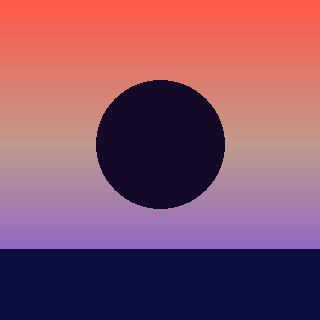
#> input picture beta/apc-colour-lab/docs/media/example_sleeve.png, 320 x 320 px
$ python theme_from_image.py ../docs/media/example_sleeve.png
#> lines starting #> are read from the running program, lines starting #| are printed output that depends on the picture
### beta/apc-colour-lab/apc_lab/engine.py
#!/usr/bin/env python3
# -*- coding: utf-8 -*-
"""
engine.py - the colour lab's brain, with no I/O in it.

  Surface   what the APC40 mkII's pads would show for a stream of MIDI messages
            (the emulation the HTML demo draws, and the oracle the tests use).
  Router    sits between the controller and Resolume. It forwards every press
            untouched, re-colours Resolume's LED feedback through a theme, fills
            the pads Resolume leaves dark with an ambient animation, and answers
            each press with a touch effect. Everything it outputs is plain MIDI
            messages, so the same stream drives the demo and (through live.py)
            real hardware.

Everything here is a pure function of (messages in, time) so the Python engine
and its JavaScript port (demo/engine.js) can be checked against each other.
"""
import heapq
import json
import math
import os

from . import protocol as P

HERE = os.path.dirname(os.path.abspath(__file__))
with open(os.path.join(HERE, "palette.json"), encoding="utf-8") as _f:
#> (reads beta/apc-colour-lab/apc_lab/palette.json from the repository)
    PALETTE = json.load(_f)["colours"]
with open(os.path.join(HERE, "themes.json"), encoding="utf-8") as _f:
#> (reads beta/apc-colour-lab/apc_lab/themes.json from the repository)
    _T = json.load(_f)
THEMES, THEME_ORDER = _T["themes"], _T["order"]

# The (on, dim) velocity pairs the packs' presets send, in hue order. Taken from
# resolume_build/apc.py LED_RGB; the colour NAMES there are a family off from the
# real LEDs (velocity 37 is azure, 45 is blue, 49 violet, 53 magenta, 57 rose),
# so this module indexes families by hue position, not by name.
FAMILIES = [(5, 6), (9, 10), (13, 14), (17, 18), (21, 22), (25, 26),
            (37, 38), (41, 42), (45, 46), (49, 50), (53, 54), (57, 58)]
FEEDBACK = {}
for _i, (_on, _dim) in enumerate(FAMILIES):
    FEEDBACK[_on] = (_i, "on")
    FEEDBACK[_dim] = (_i, "dim")
FEEDBACK[3] = (None, "on")        # white
FEEDBACK[2] = (None, "dim")


# [18 lines left out: functions add_theme, hash01, not called in this run]


def lerp(a, b, w):
    return [a[i] + (b[i] - a[i]) * w for i in range(3)]


def luma(rgb):
    return (0.299 * rgb[0] + 0.587 * rgb[1] + 0.114 * rgb[2]) / 255.0


# --------------------------------------------------------------- the surface --
class Surface(object):
    """What the pads show. Apply messages, then ask for a colour at a time."""

    def __init__(self):
        self.pads = {n: {"p": 0, "s": 0, "kind": "primary", "div": None, "t": 0.0}
                     for n in P.ALL_PADS}

    # [29 lines left out: functions apply, rgb, not called in this run]


# ----------------------------------------------------------------- the router --
class Router(object):
    # [8 lines left out: function __init__, not called in this run]

    @property
    def theme(self):
        return THEMES[self.theme_key]

    def set_theme(self, key, t):
        self.theme_key = key
        return self.tick(t)

    # ---- the three inputs -------------------------------------------------
    # [173 lines left out: functions from_apc, from_resolume, tick, desired, _remap, _ambient and 3 more, not called in this run]


# ------------------------------------------------------------ rings and clock --
class RingMeter(object):
    """The 16 LED rings (8 track knobs, then 8 device knobs) as host-driven meters.

    In Mode 2 the host owns every LED, rings included. The ring style CC goes out
    once and again only when it changes; the value CC only when it changes, so a
    meter at 30 fps costs one CC per ring per change, not per frame.
    """

    def __init__(self):
        self.style = [None] * 16
        self.value = [None] * 16

    # [19 lines left out: functions _ccs, set, not called in this run]


def clock_ticks(t0, t1, bpm):
    """How many MIDI clock bytes (0xF8, 24 per quarter note) fall in (t0, t1]."""
    return int(math.floor(t1 * bpm * 24 / 60.0)) - int(math.floor(t0 * bpm * 24 / 60.0))

### beta/apc-colour-lab/tools/theme_from_image.py
#!/usr/bin/env python3
# -*- coding: utf-8 -*-
"""
theme_from_image.py - turn a picture (an album sleeve, a poster, a photo, a swatch card)
into an APC40 mkII colour theme.

    python tools/theme_from_image.py cover.jpg                       # print the theme JSON
    python tools/theme_from_image.py cover.jpg --out cover.json --preview cover_preview.png
    python tools/theme_from_image.py --demo                          # make and use a procedural sleeve

Then run it on the pads (or the dry run):

    python -m apc_lab.live --dry-run --theme-file cover.json --theme cover
    ... or open apc40_colour_lab.html and use "Load theme (.json)".

How it works, all deterministic (the same picture always gives the same theme):
  1. shrink the picture and find its dominant colours with median cut;
  2. map each one to the NEAREST of the APC40 mkII's 128 LED colours in CIELAB (the pads can
     only show those 128; a sleeve's cream becomes the closest warm white or yellow);
  3. build a theme from them: the biggest lit colours become the 'on' colours of the three
     colour families, each with a darkened same-hue 'dim', and the next colour is what a playing
     pad breathes to; the empty pads get an ambient animation in the same colours, and a pad
     press throws a ring of them.

The mapping is the interesting part: it shows which of a sleeve's colours survive on 128 LEDs.
Needs Pillow and numpy; nothing else imports this module.
"""
import argparse
import json
import os
import re
import sys

ROOT = os.path.dirname(os.path.dirname(os.path.abspath(__file__)))
sys.path.insert(0, ROOT)
import numpy as np                                    # noqa: E402
from PIL import Image, ImageDraw                      # noqa: E402

from apc_lab import engine as E                       # noqa: E402

_M = np.array([[0.4124564, 0.3575761, 0.1804375],
               [0.2126729, 0.7151522, 0.0721750],
               [0.0193339, 0.1191920, 0.9503041]])
_WHITE = np.array([0.95047, 1.0, 1.08883])

AMBIENTS = ("pulse", "rain", "scan", "flicker", "chase")
NEAR_BLACK_LUMA = 0.15           # an APC colour darker than this is not a "lit" colour


def srgb_to_lab(rgb):
    """(..., 3) array of 0-255 sRGB -> CIELAB (D65)."""
    c = np.asarray(rgb, dtype=float) / 255.0
    lin = np.where(c <= 0.04045, c / 12.92, ((c + 0.055) / 1.055) ** 2.4)
    xyz = (lin @ _M.T) / _WHITE
    f = np.where(xyz > 0.008856, np.cbrt(xyz), 7.787 * xyz + 16.0 / 116.0)
    return np.stack([116 * f[..., 1] - 16, 500 * (f[..., 0] - f[..., 1]), 200 * (f[..., 1] - f[..., 2])], axis=-1)


PALETTE = np.array(E.PALETTE, dtype=float)
PALETTE_LAB = srgb_to_lab(PALETTE)


def nearest_apc(rgb, skip=(0,)):
    """Index (0-127) of the APC LED colour closest to an RGB colour, by CIELAB distance."""
    d = ((PALETTE_LAB - srgb_to_lab(np.asarray(rgb, dtype=float))) ** 2).sum(axis=1)
    for s in skip:
        d[s] = np.inf
    return int(np.argmin(d))


def apc_luma(idx):
    return E.luma(E.PALETTE[idx])


def dim_of(idx):
    """A darker colour of the same hue: the nearest APC colour to 30% of this one."""
    return nearest_apc(PALETTE[idx] * 0.30)


def dominant_colours(im, n=8):
    """[(share 0-1, (r, g, b))...] biggest first, by median cut on a shrunken copy."""
    im = im.convert("RGB")
    im.thumbnail((96, 96))
    q = im.quantize(colors=n, method=Image.Quantize.MEDIANCUT, dither=Image.Dither.NONE)
    pal = q.getpalette()
    total = float(im.size[0] * im.size[1])
    found = sorted(q.getcolors(), key=lambda x: (-x[0], x[1]))
    return [(count / total, tuple(pal[i * 3:i * 3 + 3])) for count, i in found]


def apc_colours_of(im, n=8):
    """Dominant colours mapped onto the APC palette: [(share, rgb, apc index)] merged by index."""
    merged = {}
    order = []
    for share, rgb in dominant_colours(im, n):
        idx = nearest_apc(rgb)
        if idx not in merged:
            merged[idx] = [0.0, rgb]
            order.append(idx)
        merged[idx][0] += share
    out = sorted(order, key=lambda i: -merged[i][0])
    return [(merged[i][0], tuple(merged[i][1]), i) for i in out]


def theme_from_colours(mapped, name, source, ambient="pulse"):
    """Build a theme dict from [(share, rgb, apc idx)], biggest first."""
    lit = [i for _, _, i in mapped if apc_luma(i) > NEAR_BLACK_LUMA][:6]
    for filler in (3, 94, 13, 37):            # a picture with under three lit colours borrows a few
        if len(lit) >= 3:
            break
        if filler not in lit:
            lit.append(filler)
    pairs = []
    for k in range(3):
        on = lit[k % len(lit)]
        nxt = lit[(k + 1) % len(lit)]
        pairs.append([on, dim_of(on), nxt if nxt != on else 3])
    ring = lit[:4]
    dims = [dim_of(i) for i in lit[:2]]
    if ambient == "pulse":
        amb = {"kind": "pulse", "colours": [dims[0], lit[0]], "div": "1/2"}
    elif ambient == "flicker":
        amb = {"kind": "flicker", "colours": dims + ring[:2], "rate": 4, "density": 0.3}
    elif ambient == "chase":
        amb = {"kind": "chase", "colours": [lit[0], 0, lit[1 % len(lit)], 0], "rate": 3.5}
    else:                                      # rain, scan
        amb = {"kind": ambient, "colours": ring + dims[:1], "rate": 2.5}
    top = lit[1 % len(lit)]
    return {
        "name": name,
        "blurb": "Made from %s: its %d dominant colours mapped to the nearest of the APC40 mkII's 128 LED colours "
                 "(%s)." % (source, len(lit), ", ".join(str(i) for i in lit)),
        "remap": "pairs",
        "pairs": pairs,
        "playing": {"colour": top, "kind": "pulsing", "div": "1/2"},
        "ambient": amb,
        "touch": {"kind": "ripple", "colours": ring + [3], "div": "1/8", "step": 0.25},
        "scene": {"colour": lit[0], "kind": "pulsing", "div": "1/2", "secondary": top},
    }


def slug(text):
    s = re.sub(r"[^a-z0-9]+", "", os.path.splitext(os.path.basename(text))[0].lower())
    return s or "theme"


def preview(mapped, path, size=(560, 150)):
    """A strip: the picture's own colour above the APC colour that stands in for it."""
    w, h = size
    img = Image.new("RGB", (w, h), (17, 17, 21))
    d = ImageDraw.Draw(img)
    n = len(mapped)
    cell = (w - 20) // max(1, n)
    for k, (_, rgb, idx) in enumerate(mapped):
        x = 10 + k * cell
        d.rounded_rectangle((x, 12, x + cell - 8, 62), 6, fill=tuple(rgb))
        d.rounded_rectangle((x, 76, x + cell - 8, 126), 6, fill=tuple(int(v) for v in E.PALETTE[idx]))
        d.text((x + 2, 130), "apc %d" % idx, fill=(150, 150, 160))
    img.save(path)


def demo_sleeve(path, size=320):
    """A procedural 'sleeve' (no copyright): sunset bands and a dark circle."""
    im = Image.new("RGB", (size, size))
    px = im.load()
    for y in range(size):
        t = y / float(size - 1)
        r = int(255 * (1 - 0.55 * t))
        g = int(80 + 150 * (0.5 - abs(t - 0.45)))
        b = int(70 + 160 * t)
        for x in range(size):
            px[x, y] = (r, g, b)
    d = ImageDraw.Draw(im)
    d.ellipse((size * 0.3, size * 0.25, size * 0.7, size * 0.65), fill=(20, 10, 40))
    d.rectangle((0, int(size * 0.78), size, size), fill=(10, 14, 60))
    im.save(path)


def main(argv=None):
    ap = argparse.ArgumentParser(description=__doc__, formatter_class=argparse.RawDescriptionHelpFormatter)
    ap.add_argument("image", nargs="?")
    ap.add_argument("--name", help="theme name (default: the file name)")
    ap.add_argument("--key", help="theme key (default: the file name, letters and digits only)")
    ap.add_argument("--ambient", choices=AMBIENTS, default="pulse", help="what the empty pads do")
    ap.add_argument("--colours", type=int, default=8, help="dominant colours to look for")
    ap.add_argument("--out", help="write the theme to this .json file")
    ap.add_argument("--preview", help="write a strip comparing the picture's colours with their APC matches (.png)")
    ap.add_argument("--demo", action="store_true", help="use a procedural sleeve image instead of a file")
    a = ap.parse_args(argv)
    if a.demo:
        media = os.path.join(ROOT, "docs", "media")
        os.makedirs(media, exist_ok=True)
        a.image = os.path.join(media, "example_sleeve.png")
        demo_sleeve(a.image)
        a.out = a.out or os.path.join(media, "example_sleeve_theme.json")
        a.preview = a.preview or os.path.join(media, "example_sleeve_colours.png")
    if not a.image:
        ap.error("give an image, or --demo")
    im = Image.open(a.image)
    mapped = apc_colours_of(im, a.colours)
    base = os.path.basename(a.image)
    key = a.key or slug(a.image)
    theme = theme_from_colours(mapped, a.name or re.sub(r"[_-]+", " ", os.path.splitext(base)[0]).title(), base, a.ambient)
    doc = {"key": key, "theme": theme}
    text = json.dumps(doc, indent=2)
    if a.out:
        with open(a.out, "w", encoding="utf-8", newline="\n") as f:
            f.write(text + "\n")
        print("wrote", a.out)
    else:
        print(text)
    if a.preview:
        preview(mapped, a.preview)
        print("wrote", a.preview)
    for share, rgb, idx in mapped:
        print("  %4.1f%%  #%02X%02X%02X  ->  apc %3d  #%02X%02X%02X" % (
            share * 100, rgb[0], rgb[1], rgb[2], idx, *[int(v) for v in E.PALETTE[idx]]), file=sys.stderr if not a.out else sys.stdout)
    return 0


if __name__ == "__main__":
    sys.exit(main())
#> in main, im is the input picture: PIL image 320x320 RGB; mean R, G, B 136, 83.2, 102.9
#> in dominant_colours, `q = im.quantize(colors=n, method=Image.Quantize.MEDIANCUT, dither=Imag..`:
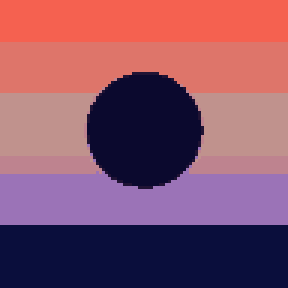
#> q: PIL image 96x96 P (shown 3 times larger); mean R, G, B 135.5, 82, 103.9
#> in dominant_colours, `pal = q.getpalette()`: pal = [192, 146, 141, 190, 131, 143, 222, 117, 106, 155, 115, 183, 245, 97, 80, 32, 19, 52, 10, 14, 60, 11, 9, 46]
#> in dominant_colours, `total = float(im.size[0] * im.size[1])`: total = 9216
#> in dominant_colours, `found = sorted(q.getcolors(), key=lambda x: (-x[0], x[1]))`: found = [(2016, 6), (1560, 3), (1483, 2), (1344, 4), (1229, 0), (1102, 7), (409, 1), (73, 5)]
#> the loop in apc_colours_of, `for share, rgb in dominant_colours(im, n):` made 8 passes
#> (share, rgb, idx) on passes 1 to 5: (0.219, (10, 14, 60), 51), (0.169, (155, 115, 183), 93), (0.161, (222, 117, 106), 107), (0.146, (245, 97, 80), 107), (0.133, (192, 146, 141), 2)
#> after the loop in apc_colours_of, `for share, rgb in dominant_colours(im, n):`: merged = {51: [0.346, (10, 14, 60)], 93: [0.169, (155, 115, 183)], 107: [0.307, (222, 117, 106)], 2: [0.178, (192, 146, 141)]}; order = [51, 93, 107, 2]
#> in apc_colours_of, `out = sorted(order, key=lambda i: -merged[i][0])`: out = [51, 107, 2, 93]
#> in main, `mapped = apc_colours_of(im, a.colours)`: mapped = [(0.346, (10, 14, 60), 51), (0.307, (222, 117, 106), 107), (0.178, (192, 146, 141), 2), (0.169, (155, 115, 183), 93)]
#> in theme_from_colours, `lit = [i for _, _, i in mapped if apc_luma(i) > NEAR_BLACK_LUMA][:6]`: lit = [107, 2, 93]
#> the loop in theme_from_colours, `for k in range(3):` made 3 passes
#> (on, nxt) on passes 1, 3: (107, 2), (93, 107)
#> (on, nxt) on pass 2: (2, 93)
#> after the loop in theme_from_colours, `for k in range(3):`: pairs = [[107, 127, 2], [2, 71, 93], [93, 112, 107]]
#> in theme_from_colours, `ring = lit[:4]`: ring = [107, 2, 93]
#> in theme_from_colours, `dims = [dim_of(i) for i in lit[:2]]`: dims = [127, 71]
#> in theme_from_colours, `amb = {"kind": "pulse", "colours": [dims[0], lit[0]], "div": "1/2"}`: amb = {'kind': 'pulse', 'colours': [127, 107], 'div': '1/2'}
#> in theme_from_colours, `top = lit[1 % len(lit)]`: top = 2
#> (printed output is left out)
#> the loop in main, `for share, rgb, idx in mapped:` made 4 passes
#> (share, rgb, idx) on passes 1 to 4: (0.346, (10, 14, 60), 51), (0.307, (222, 117, 106), 107), (0.178, (192, 146, 141), 2), (0.169, (155, 115, 183), 93)
#> (the program exits here)
